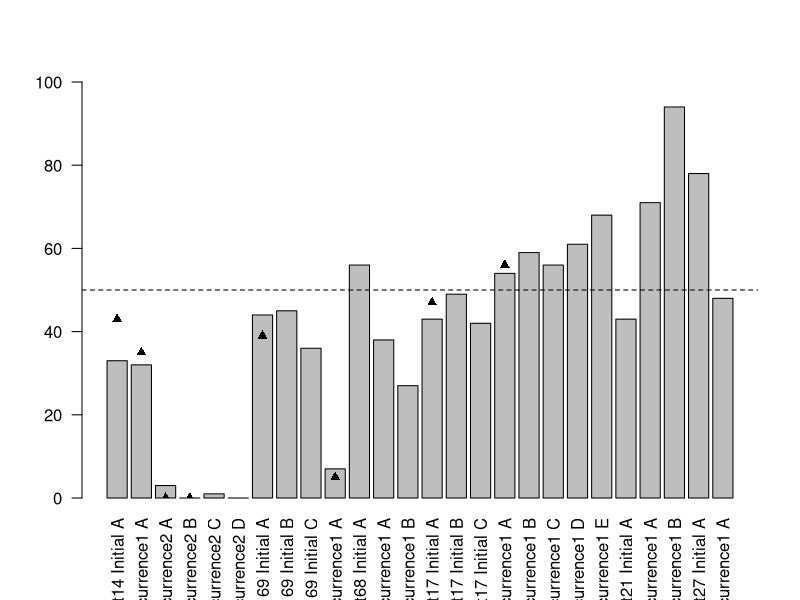

Generate this figure with R:
dat <- read.delim("data/IDH1_MAFs.txt", as.is=TRUE)
dat$labels <- paste(dat$Tumor.sample, dat$X)
dat$Exome.seq <- gsub("%", "", dat$Exome.seq)
dat$Exome.seq <- as.numeric(dat$Exome.seq)
dat$RNA.seq <- gsub("%", "", dat$RNA.seq)
dat$RNA.seq <- as.numeric(dat$RNA.seq)
pdf("paperplots/IDH1_MAFs.pdf")
xx <- barplot(dat$Exome.seq, names.arg=dat$labels, ylim=c(0,100), las=2)
abline(h=50, lty=2)
idx.RNA <-which(!(is.na(dat$RNA.seq)))
points(xx[idx.RNA], dat$RNA.seq[idx.RNA], pch=17)
dev.off()